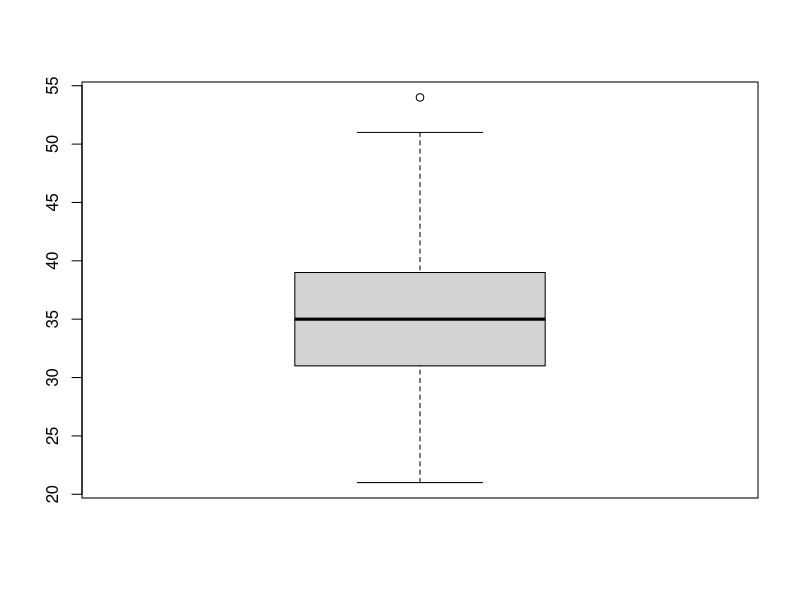
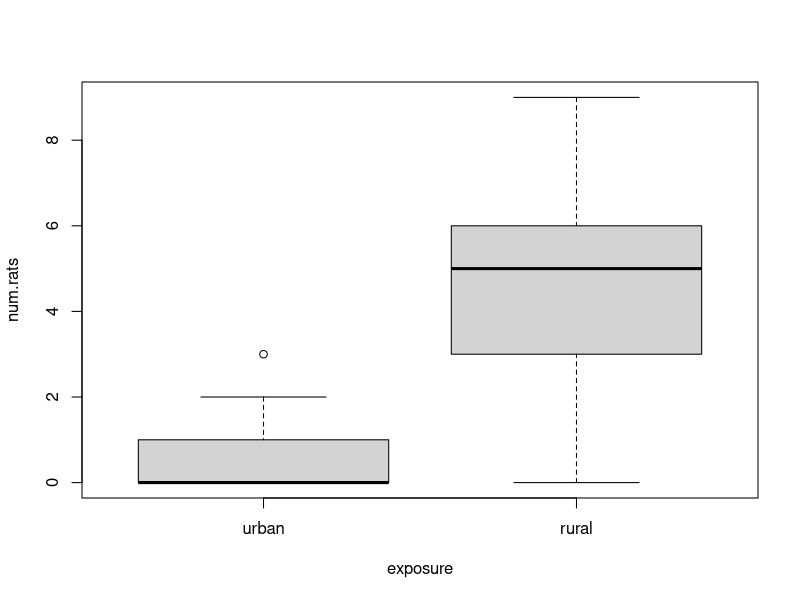

Here is the R script that generated these plots, in order:

rm(list=ls())

set.seed(2018)

n <- 200

gender <- factor(rbinom(n, size = 1, prob = 0.5),
                 levels = c(0, 1),
                 labels = c("female", "male"))
gender

age <- rpois(n, lambda = 35)
age
boxplot(age)

exposure <- factor(rep(c("urban", "rural"), each = n / 2),
                   labels = c("urban", "rural"))
exposure

antibodies <- factor(c(rbinom(n/2, size = 1, prob = 0.8),
                       rbinom(n/2, size = 1, prob = 0.3)),
                     levels = c(0, 1),
                     labels = c("absent", "presence"))
antibodies
table(exposure, antibodies)

num.rats <- c(rpois(n/2, lambda = 5),
              rpois(n/2, lambda = 0.5))
num.rats
boxplot(num.rats ~ exposure)

lepto_exam <- data.frame(gender, age, exposure, antibodies, num.rats)

# head(lepto_exam, 20)
# str(lepto_exam)
# summary(lepto_exam)

write.csv(lepto_exam, file = "lepto_exam.csv")

